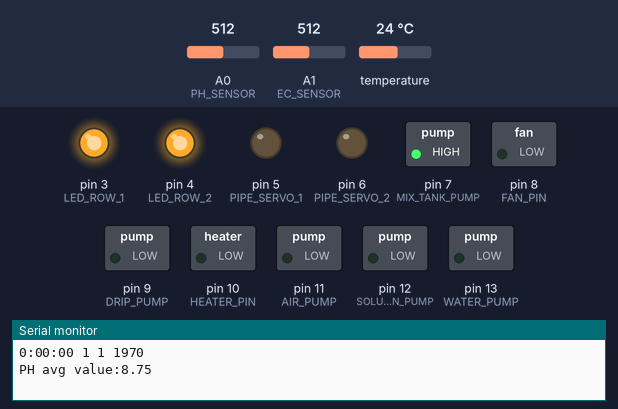
Recording of a sketch running on a simulated Arduino Uno, built with avr-gcc and run on an emulated ATmega328P. On the bench: switched loads named in the sketch (green lamp = pin HIGH), output pins drawn as LEDs (lit = HIGH), the last lines printed to the serial monitor. The test bench sets the inputs (shaded band); at power-on: A1 (EC_SENSOR) = 512, A0 (PH_SENSOR) = 512, temperature 24 °C.

Above: at 0.05 s.
At 1.9 s:
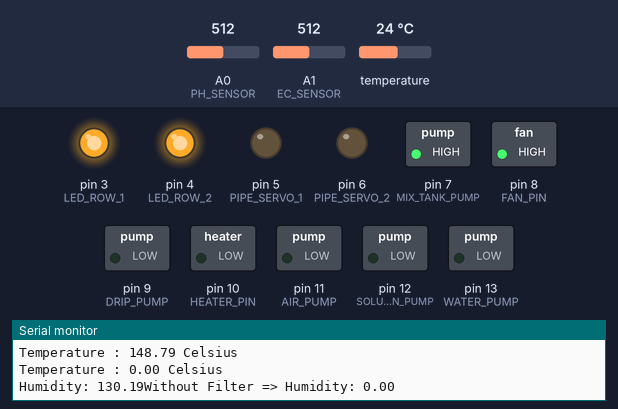
2.0 s: A1 (EC_SENSOR) set to 10
Timing chart, 0 to 5.0 s (numbered marks = the images above; inputs shaded):
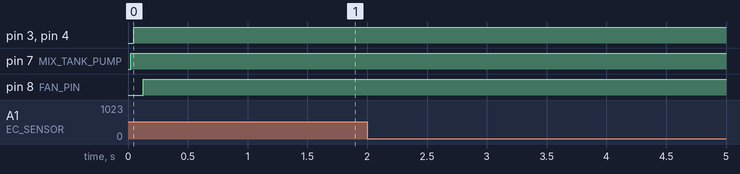

The sketch:

mainProgram.ino
```cpp
// Libraries
#include "dht.h"
#include "TimeLib.h"
#include "Time.h"
#include "MovingAverageFilter.h"
#include "OneWire.h"

// Constants, on schematic, pin - 1
#define PH_SENSOR       0   // pH Sensor (POLL)
#define EC_SENSOR       1   // EC Sensor (POLL)
#define EC_TEMPSENSOR   2   // Liquid TEMP Sensor (POLL)
#define DHT22_PIN       2   // Temperature and Humidity Sensor
#define LED_ROW_1       3   // Top row of each LED Strip
#define LED_ROW_2       4   // Bottom row of each LED Strip
#define PIPE_SERVO_1    5   // Top row pipe servo
#define PIPE_SERVO_2    6   // Bottom row pipe servo
#define MIX_TANK_PUMP   7   // Main tank relay pin
#define FAN_PIN         8   // Fan relay pin
#define DRIP_PUMP       9   // Germination relay pin
#define HEATER_PIN      10  // Heater relay pin
#define AIR_PUMP        11  // Air pump pin
#define SOLUTION_PUMP   12  // Solution pump pin
#define WATER_PUMP      13  // Water pump pin

// Constants for phases
#define GERMINATION_PHASE 0 // not used yet
#define GROWTH_PHASE 1
#define COLLECTION_PHASE 2

#define GROWTH_PERIOD 25
#define GERMINATION_PERIOD 7 // not used yet

// Constants for pH/EC Sensors
#define StartConvert 0
#define ReadTemperature 1

// Threshold margins (need to set threshold for values here)
#define PH_THRESHOLD_MARGIN 999
#define EC_THRESHOLD_MARGIN 999
#define TEMPERATURE_THRESHOLD_MARGIN 999
#define HUMIDITY_THRESHOLD_MARGIN 999

// Plants Required values (need to set determined value here)
#define TEMPERATURE_REQUIRED_VALUE 999
#define HUMIDITY_REQUIRED_VALUE 999
#define PH_REQUIRED_VALUE 999
#define EC_REQUIRED_VALUE 999

// Objects
dht DHT;
MovingAverageFilter movingAverageFilter(15); //might be necessary to create mult objects for mul
OneWire ds(EC_TEMPSENSOR);

// Variables
float hum;             //Stores humidity value
float temp;            //Stores temperature value
float ph_offset = 0.00;
float pH;
float ECcurrent;
int chk;               // Read sensor value
String humidity;       // display humidity
String temperature;    // display temperature
int hum_filter[10];
int temp_filter[10];

float pHThreshold;
float ecThreshold;
float temperatureThreshold;
float humidityThreshold;

int germinationFinalDayFromStart; // not used yet
int growthFinalDayFromStart;
int currentPhase;

void setup()
{
  Serial.begin(9600);
  pinMode(LED_ROW_1, OUTPUT);
  pinMode(LED_ROW_2, OUTPUT);
  pinMode(PIPE_SERVO_1, OUTPUT);
  pinMode(PIPE_SERVO_2, OUTPUT);
  pinMode(MIX_TANK_PUMP, OUTPUT);
  pinMode(FAN_PIN, OUTPUT);
  pinMode(DRIP_PUMP, OUTPUT);
  pinMode(HEATER_PIN, OUTPUT);
  pinMode(AIR_PUMP, OUTPUT);
  pinMode(SOLUTION_PUMP, OUTPUT);
  pinMode(WATER_PUMP, OUTPUT);

  germinationFinalDayFromStart = day() + GERMINATION_PERIOD; // not used yet
  growthFinalDayFromStart = day() + GROWTH_PERIOD ; // if not using germination period then -> 25 days
  currentPhase = GROWTH_PHASE; // set to default GROWTH PHASE until germination is done

  TempProcess(StartConvert);
  pHThreshold = PH_THRESHOLD_MARGIN + PH_REQUIRED_VALUE;
  ecThreshold = EC_THRESHOLD_MARGIN + EC_REQUIRED_VALUE;
  temperatureThreshold = TEMPERATURE_THRESHOLD_MARGIN + TEMPERATURE_REQUIRED_VALUE;
  humidityThreshold = HUMIDITY_THRESHOLD_MARGIN + HUMIDITY_REQUIRED_VALUE;
}

float pollHumiditySensor(){
  // humiditySensor
  chk = DHT.read22(DHT22_PIN);
  hum = movingAverageFilter.process(DHT.humidity);
  humidity = String(hum);
  Serial.print("Humidity: " + humidity);
  Serial.print("Without Filter => Humidity: " + String(DHT.humidity));
}
float pollTempSensor(){
    //Temperature Sampling
    chk = DHT.read22(DHT22_PIN);
    temp= movingAverageFilter.process(DHT.temperature);

    //Print temp and humidity values to serial monitor

    temperature = String(temp);
    Serial.print("Temperature : " + temperature + " Celsius \n");
    Serial.print("Temperature : " + String(DHT.temperature) + " Celsius \n");

    return temp;
    // not delaying it for now
    // delay(2000); //Delays 2 sec.
}

float pollPHSensor() {
    float voltage = 5.0 * analogRead(PH_SENSOR) / 1024;
    float rawPH = 3.5*voltage+ph_offset; //to millivolt, to phValue
    pH = movingAverageFilter.process(rawPH);
    Serial.println("PH avg value:" + String(pH));
    return pH;
    // not delaying it for now
    //delay(2000);
}

float pollECSensor() {
    float avgAnalogValue = movingAverageFilter.process(analogRead(EC_SENSOR));
    //Serial.println(String(avgAnalogValue));
    float temperature = TempProcess(ReadTemperature);  // read the current temperature from the  DS18B20
    TempProcess(StartConvert);                   //after the reading,start the convert for next reading
    Serial.println(String(temperature));

    float avgVoltage = avgAnalogValue * (float) 5000/1024;
    float TempCoefficient=1.0+0.0185*(temperature-25.0);    //temperature compensation formula: fFinalResult(25^C) = fFinalResult(current)/(1.0+0.0185*(fTP-25.0));
    float CoefficientVolatge=(float)avgVoltage/TempCoefficient;
    Serial.println(String(CoefficientVolatge));
    if(CoefficientVolatge<150)Serial.println("No solution!");   //25^C 1413us/cm<-->about 216mv  if the voltage(compensate)<150,that is <1ms/cm,out of the range
    else if(CoefficientVolatge>3300)Serial.println("Out of the range!");  //>20ms/cm,out of the range
    else
    {
      if(CoefficientVolatge<=448)ECcurrent=6.84*CoefficientVolatge-64.32;   //1ms/cm<EC<=3ms/cm
      else if(CoefficientVolatge<=1457)ECcurrent=6.98*CoefficientVolatge-127;  //3ms/cm<EC<=10ms/cm
      else ECcurrent=5.3*CoefficientVolatge+2278;                           //10ms/cm<EC<20ms/cm
      ECcurrent/=1000;    //convert us/cm to ms/cm
      Serial.print(ECcurrent,2);  //two decimal
      Serial.println("ms/cm");
    }

    return ECcurrent;
    //delay(2000);
}

/*
ch=0,let the DS18B20 start the convert;ch=1,MCU read the current temperature from the DS18B20.
*/
float TempProcess(bool ch)
{
  //returns the temperature from one DS18B20 in DEG Celsius
  static byte data[12];
  static byte addr[8];
  static float TemperatureSum;
  if(!ch){
          if ( !ds.search(addr)) {
              Serial.println("no more sensors on chain, reset search!");
              ds.reset_search();
              return 0;
          }
          if ( OneWire::crc8( addr, 7) != addr[7]) {
              Serial.println("CRC is not valid!");
              return 0;
          }
          if ( addr[0] != 0x10 && addr[0] != 0x28) {
              Serial.print("Device is not recognized!");
              return 0;
          }
          ds.reset();
          ds.select(addr);
          ds.write(0x44,1); // start conversion, with parasite power on at the end
  }
  else{
          byte present = ds.reset();
          ds.select(addr);
          ds.write(0xBE); // Read Scratchpad
          for (int i = 0; i < 9; i++) { // we need 9 bytes
            data[i] = ds.read();
          }
          ds.reset_search();
          byte MSB = data[1];
          byte LSB = data[0];
          float tempRead = ((MSB << 8) | LSB); //using two's compliment
          TemperatureSum = tempRead / 16;
    }
          return TemperatureSum;
}

void setLEDRows() {
  digitalWrite(LED_ROW_1, HIGH);
  digitalWrite(LED_ROW_2, HIGH);
}

void disableLEDRows() {
  digitalWrite(LED_ROW_1, LOW);
  digitalWrite(LED_ROW_2, LOW);
}

void setAirPump() {
  digitalWrite(AIR_PUMP, HIGH);
}
void disableAirPump() {
  digitalWrite(AIR_PUMP, LOW);
}

void setWaterPump() {
  digitalWrite(WATER_PUMP, HIGH);
}

void disableWaterPump() {
  digitalWrite(WATER_PUMP, LOW);
}

void setSolutionPump() {
  digitalWrite(SOLUTION_PUMP, HIGH);
}

void disableSolutionPump() {
  digitalWrite(SOLUTION_PUMP, LOW);
}

void setPipeMotors() {
  digitalWrite(PIPE_SERVO_1, HIGH);
  digitalWrite(PIPE_SERVO_2, HIGH);
}

void disablePipeMotors() {
  digitalWrite(PIPE_SERVO_1, LOW);
  digitalWrite(PIPE_SERVO_2, LOW);
}

void setRelays() {
  digitalWrite(MIX_TANK_PUMP, HIGH);
  digitalWrite(FAN_PIN, HIGH);
  digitalWrite(DRIP_PUMP, HIGH);
  digitalWrite(HEATER_PIN, HIGH);
}

void disableRelays() {
  digitalWrite(MIX_TANK_PUMP, LOW);
  digitalWrite(FAN_PIN, LOW);
  digitalWrite(DRIP_PUMP, LOW);
  digitalWrite(HEATER_PIN, LOW);
}

void activateDripPump(){
  digitalWrite(DRIP_PUMP,HIGH);
}

void disableDripPump(){
  digitalWrite(DRIP_PUMP,LOW);
}

void digitalClockDisplay() {
  // digital clock display of the time
  Serial.print(hour());
  printDigits(minute());
  printDigits(second());
  Serial.print(" ");
  Serial.print(day());
  Serial.print(" ");
  Serial.print(month());
  Serial.print(" ");
  Serial.print(year());
  Serial.println();
}

void printDigits(int digits) {
  // utility function for digital clock display: prints preceding colon and leading 0
  Serial.print(":");
  if (digits < 10)
    Serial.print('0');
  Serial.print(digits);
}

int determinePhase(int currentPhase){
  if(currentPhase == GERMINATION_PHASE){
    Serial.println("NOW IN GERMINATION PHASE NOT IMPLEMENTED YET");
    return GERMINATION_PHASE;
  }
  if (currentPhase == COLLECTION_PHASE){
    return GROWTH_PHASE;
  } else if ( day() >= growthFinalDayFromStart){
    return COLLECTION_PHASE;
  }
}

void activateHydroponics(){
  digitalWrite(MIX_TANK_PUMP ,HIGH);
  /* poll pH and EC sensors before going through the conditions */
  float currentPH = pollPHSensor();
  float currentEc = pollECSensor();

  if (currentPH > pHThreshold){
    digitalWrite(WATER_PUMP,LOW);
    digitalWrite(SOLUTION_PUMP,LOW);
    digitalWrite(AIR_PUMP,LOW); // probably change for PH down
  } else if (currentPH < pHThreshold){
    digitalWrite(WATER_PUMP,LOW);
    digitalWrite(SOLUTION_PUMP,LOW);
    digitalWrite(AIR_PUMP,LOW); // probably change for PH down
  } else {
    digitalWrite(WATER_PUMP,LOW);
    digitalWrite(SOLUTION_PUMP,LOW);
    digitalWrite(AIR_PUMP,LOW); // probably change for PH down
  }

  if (currentEc > ecThreshold){
    digitalWrite(WATER_PUMP,LOW);
    digitalWrite(SOLUTION_PUMP,LOW);
    digitalWrite(AIR_PUMP,LOW); // probably change for PH down
  } else if (currentEc < ecThreshold) {
    digitalWrite(WATER_PUMP,LOW);
    digitalWrite(SOLUTION_PUMP,LOW);
    digitalWrite(AIR_PUMP,LOW); // probably change for PH down
  } else {
    digitalWrite(WATER_PUMP,LOW);
    digitalWrite(SOLUTION_PUMP,LOW);
    digitalWrite(AIR_PUMP,LOW); // probably change for PH down
  }
}

void activateSystemRegulation(){
  digitalWrite(LED_ROW_1 ,HIGH);
  digitalWrite(LED_ROW_2 ,HIGH);
  float currentTemperature = pollTempSensor();
  float currentHumidity = pollHumiditySensor();

  if (currentTemperature > temperatureThreshold){
        digitalWrite(FAN_PIN, LOW);
        digitalWrite(HEATER_PIN, HIGH);
     } else if (currentTemperature < temperatureThreshold){
        digitalWrite(FAN_PIN, HIGH);
        digitalWrite(HEATER_PIN, LOW);
     } else {
        digitalWrite(FAN_PIN, LOW);
        digitalWrite(HEATER_PIN, LOW);
     }

     if (currentHumidity > humidityThreshold){
     digitalWrite(HEATER_PIN, HIGH);
     }else {
        digitalWrite(HEATER_PIN, LOW);
     }
}

void disableHydroponics(){
  digitalWrite(MIX_TANK_PUMP ,LOW);
  digitalWrite(WATER_PUMP ,LOW);
  digitalWrite(SOLUTION_PUMP ,LOW);
  digitalWrite(AIR_PUMP ,LOW); // to change for PH down
}

void disableSystemRegulation(){
  digitalWrite(LED_ROW_1 ,LOW);
  digitalWrite(LED_ROW_2 ,LOW);
  digitalWrite(FAN_PIN,LOW);
  digitalWrite(HEATER_PIN,LOW);
}

void germinationPhase(){
  Serial.println("Executing Germination Phase");
}

void rotatePipes(){
  // need to use servos before coding it
}

void growthPhase(){
  disableDripPump();
  activateHydroponics();
  activateSystemRegulation();
}

void collectionPhase(){
  disableHydroponics();
  disableSystemRegulation();
  rotatePipes();
}

void loop()
{
  digitalClockDisplay();
  currentPhase = determinePhase(currentPhase);
  if (currentPhase == GERMINATION_PHASE){
    Serial.println("DETERMINED THAT IT IS IN GERMINATION PHASE");
  }
  if (currentPhase == GROWTH_PHASE) {
    growthPhase();
  }else if (currentPhase == COLLECTION_PHASE) {
    collectionPhase();
  }
  delay(1000);
  /*
  pollTempSensor();
  pollPHSensor();
  pollECSensor();
  pollTempSensor();
    setLEDRows();
    setWaterPump();
    setSolutionPump();
    setAirPump();
    setPipeMotors();
    setRelays();
    delay(1000);
    disablePipeMotors();
    disableLEDRows();
    disableWaterPump();
    disableSolutionPump();
    disableAirPump();
    disableRelays();
    delay(1000);
  */
}
```

MovingAverageFilter.cpp
```cpp
/*
Using averaging library
http://github.com/sebnil/Moving-Avarage-Filter--Arduino-Library-
 */
#include "MovingAverageFilter.h"

MovingAverageFilter::MovingAverageFilter(unsigned int newDataPointsCount) {
	k = 0; //initialize so that we start to write at index 0
  numElements = 0;
	if (newDataPointsCount < MAX_DATA_POINTS)
		dataPointsCount = newDataPointsCount;
	else
		dataPointsCount = MAX_DATA_POINTS;

	for (i=0; i<dataPointsCount; i++) {
		values[i] = 0; // fill the array with 0's
	}
}

float MovingAverageFilter::process(float in) {
	out = 0;
  if (numElements < dataPointsCount)
    numElements++;

	values[k] = in;
	k = (k+1) % dataPointsCount;

	for (i=0; i<dataPointsCount; i++) {
		out += values[i];
	}

	return out/numElements;
}
```

MovingAverageFilter.h
```cpp
/*
   Using a library averaging
https://github.com/sebnil/Moving-Avarage-Filter--Arduino-Library-
 */
#ifndef MovingAverageFilter_h
#define MovingAverageFilter_h

#define MAX_DATA_POINTS 20

class MovingAverageFilter {
	public:
		//construct without coefs
		MovingAverageFilter(unsigned int newDataPointsCount);

		float process(float in);

	private:
		float values[MAX_DATA_POINTS];
		int k; // k stores the index of the current array read to create a circular memory through the array
		int dataPointsCount;
    int numElements;
		float out;
		int i; // just a loop counter
};
#endif
```

dht.h
```cpp
//
//    FILE: dht.h
//  AUTHOR: Rob Tillaart
// VERSION: 0.1.18
// PURPOSE: DHT Temperature & Humidity Sensor library for Arduino
//     URL: http://arduino.cc/playground/Main/DHTLib
//
// HISTORY:
// see dht.cpp file
//

#ifndef dht_h
#define dht_h

#if ARDUINO < 100
#include <WProgram.h>
#include <pins_arduino.h>  // fix for broken pre 1.0 version - TODO TEST
#else
#include <Arduino.h>
#endif

#define DHT_LIB_VERSION "0.1.18"

#define DHTLIB_OK                   0
#define DHTLIB_ERROR_CHECKSUM       -1
#define DHTLIB_ERROR_TIMEOUT        -2
#define DHTLIB_ERROR_CONNECT        -3
#define DHTLIB_ERROR_ACK_L          -4
#define DHTLIB_ERROR_ACK_H          -5

#define DHTLIB_DHT11_WAKEUP         18
#define DHTLIB_DHT_WAKEUP           1

#define DHTLIB_DHT11_LEADING_ZEROS  1
#define DHTLIB_DHT_LEADING_ZEROS    6

// max timeout is 100 usec.
// For a 16 Mhz proc 100 usec is 1600 clock cycles
// loops using DHTLIB_TIMEOUT use at least 4 clock cycli
// so 100 us takes max 400 loops
// so by dividing F_CPU by 40000 we "fail" as fast as possible
#define DHTLIB_TIMEOUT 400 // (F_CPU/40000)

class dht
{
public:
    // return values:
    // DHTLIB_OK
    // DHTLIB_ERROR_CHECKSUM
    // DHTLIB_ERROR_TIMEOUT
    // DHTLIB_ERROR_CONNECT
    // DHTLIB_ERROR_ACK_L
    // DHTLIB_ERROR_ACK_H
    int read11(uint8_t pin);
    int read(uint8_t pin);

    inline int read21(uint8_t pin) { return read(pin); };
    inline int read22(uint8_t pin) { return read(pin); };
    inline int read33(uint8_t pin) { return read(pin); };
    inline int read44(uint8_t pin) { return read(pin); };

    double humidity;
    double temperature;

private:
    uint8_t bits[5];  // buffer to receive data
    int _readSensor(uint8_t pin, uint8_t wakeupDelay, uint8_t leadingZeroBits);
};
#endif
//
// END OF FILE
//
```

Source omitted: dht.cpp (5337 bytes)
